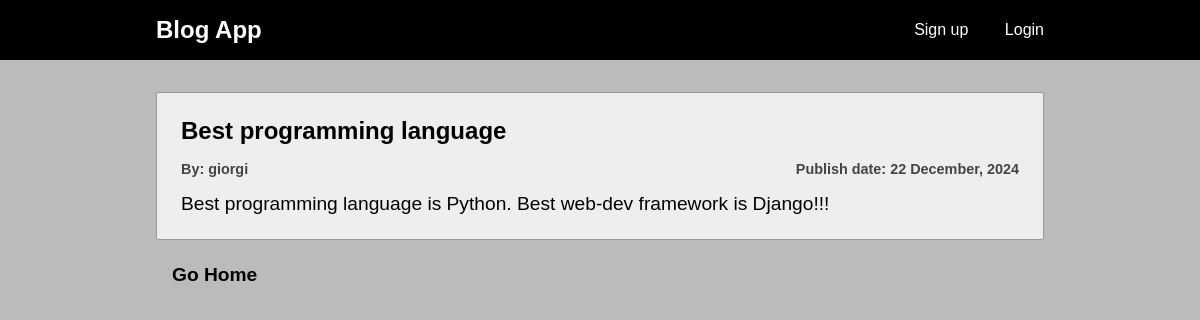
Page /posts/best-programming-language/ on the committed database.
### blog/models.py (models this page shows, shortened)
class BaseModel(models.Model):
    created_at = models.DateTimeField(auto_now_add=True)
    updated_at = models.DateTimeField(auto_now=True)
    class Meta:
        abstract = True

class Post(BaseModel):
    title = models.CharField(max_length=100, null=False)
    body = models.TextField(null=False)
    slug = models.SlugField(max_length=100, unique=True, db_index=True)
    author = models.ForeignKey(User, on_delete=models.CASCADE)

### blog/views.py (the view)
# urls.py: path("posts/<slug:slug>/", views.PostDetail.as_view(), name="post-detail"),
class PostDetail(generic.DetailView):
    model = Post
    template_name = "blog/post_detail.html"

### blog/templates/blog/post_detail.html (shortened to what this page needs)
{% extends 'index.html' %}
{% block content %}
    <section class="post">
        <h1 class="post__title">{{ post.title }}</h1>
        <div class="flex-row">
            <p class="post__author">
                By: {{ post.author }}
            </p>
            <p class="post__date">
                Publish date: {{ post.created_at|date:'d F, Y' }}
            </p>
        </div>
        <p class="post__body">{{ post.body }}</p>
    </section>
    <div class="post-flex-row">
        <p class="go-back">
            <a href="{% url 'blog:post-list' %}">Go Home</a>
        </p>
    </div>
{% endblock %}

### static/css/styles.css (style rules this page uses)
*, *::before, *::after { box-sizing: border-box; margin: 0; font-family: Arial, Helvetica, sans-serif; }
:root { --color-red-dark: #b00000; --color-red-light: #ffafaf; --color-accent: #9346ff; --color-gray-light: #eee; --color-gray-medium: #bbb; --color-gray-semidark: #999; --color-gray-dark: #444; }
body { background-color: var(--color-gray-medium); }
a { color: inherit; text-decoration: none; }
.go-back { font-size: 1.2rem; font-weight: bold; padding-left: 1rem; }
.post-flex-row { display: flex; align-items: center; justify-content: space-between; }

### rows in the picture
Post: title "Best programming language", author "giorgi", created_at "22 December, 2024", body "Best programming language is Python. Best web-dev framework is Django!!!"
